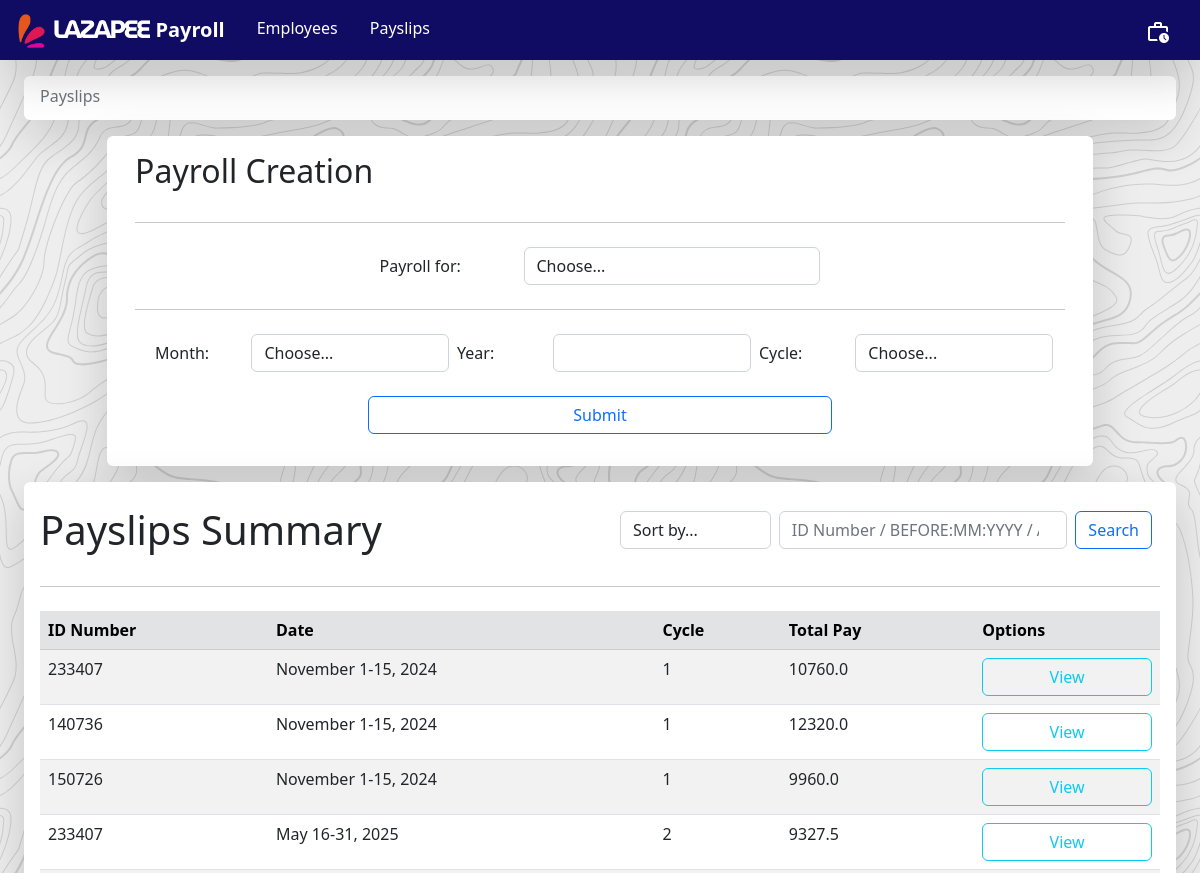
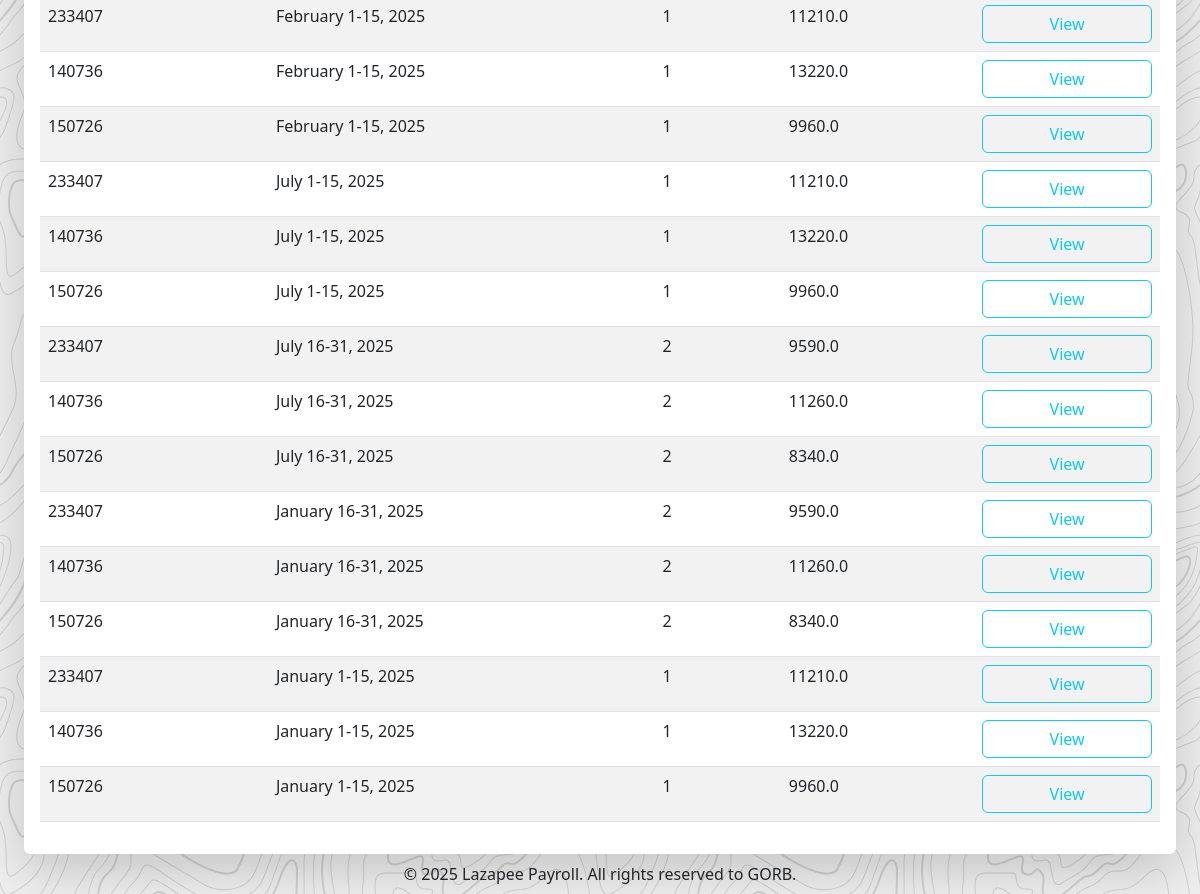
Screenshot of /payslips with the database file from the repository (2 pictures, top to bottom).
### payroll_app/models.py (models this page shows, shortened)
class Payslip(models.Model):
    id_number = models.ForeignKey(Employee, on_delete=models.CASCADE)
    employee_name = models.CharField(max_length = 300) ##ADDITIONAL FIELD (Why? So the name of employee at the time of generation is hard-coded in each payslip.)
    month = models.CharField(max_length = 300)
    month_integer_reference = models.IntegerField() ##ADDITIONAL FIELD (Why? So we are able to sort the payslips in manner of time. E.g. Jan = 1, Feb = 2, ...)
    date_range = models.CharField(max_length = 300)
    year = models.CharField(max_length = 300)
    pay_cycle = models.IntegerField()
    rate = models.FloatField()
    earnings_allowance = models.FloatField()
    deductions_tax = models.FloatField()
    deductions_health = models.FloatField()
    pag_ibig = models.FloatField()
    sss = models.FloatField()
    overtime = models.FloatField()
    total_pay = models.FloatField()
    def getIDNumber(self):
        return self.id_number.getID()
    def getMonth(self):
        return self.month
    def getDate_range(self):
        return self.date_range
    def getYear(self):
        return self.year
    def getPay_cycle(self):
        return self.pay_cycle
    def getTotal_pay(self):
        return self.total_pay

class Employee(models.Model):
    name = models.CharField(max_length = 300)
    id_number = models.CharField(max_length = 300, unique = True)
    rate = models.FloatField()
    overtime_pay = models.FloatField(null=True)
    allowance = models.FloatField(null=True)
    def getName(self):
        return self.name
    def getID(self):
        return self.id_number

### payroll_app/views.py (the view)
# urls.py: path('payslips', views.payslips_page,  name='payslips'),
def payslips_page(request):
    global history
    months = ['January', 'February', 'March', 'April', 'May', 'June', 'July', 'August', 'September', 'October', 'November', 'December']
    payslips = Payslip.objects.all().order_by('-pk')
    employees = Employee.objects.all()
    if (request.method=="POST"):
        button = request.POST.get("button")
        sorting = request.POST.get("sort")
        if button == "search":
            creds = request.POST.get("Search")
            if ":" in creds:
                creds = creds.upper().split(":")
                if "BEFORE" in creds:
                    if len(creds) > 1:
                        if len(creds[1]) == 2 and creds[1].isdigit():
                            if len(creds[2]) == 4 and creds[2].isdigit():
                                payslips = Payslip.objects.filter(month_integer_reference__lte=int(creds[1]), year__lte=int(creds[2])).order_by('-year', 'month_integer_reference', 'pay_cycle')
                            else:
                                payslips = Payslip.objects.filter(month_integer_reference__lte=int(creds[1])).order_by('-year', 'month_integer_reference', 'pay_cycle')
                        elif len(creds[1]) == 4 and creds[1].isdigit():
                            payslips = Payslip.objects.filter(year__lte=int(creds[1]))
                elif "AFTER" in creds:
                    if len(creds) > 1:
                        if len(creds[1]) == 2 and creds[1].isdigit():
                            if len(creds[2]) == 4 and creds[2].isdigit():
                                payslips = Payslip.objects.filter(month_integer_reference__gte=int(creds[1]), year__gte=int(creds[2])).order_by('-year', 'month_integer_reference', 'pay_cycle')
                            else:
                                payslips = Payslip.objects.filter(month_integer_reference__gte=int(creds[1])).order_by('-year', 'month_integer_reference', 'pay_cycle')
                        elif len(creds[1]) == 4 and creds[1].isdigit():
                            payslips = Payslip.objects.filter(year__gte=int(creds[1]))
                elif "BETWEEN" in creds:
                    if len(creds) == 5:
                        if creds[1].isdigit() and creds[2].isdigit() and creds[3].isdigit() and creds[4].isdigit():
                            if len(creds[1]) == 2 and len(creds[3]) == 2:
                                if len(creds[2]) == 4 and len(creds[4]) == 4:
                                    payslips = Payslip.objects.filter(month_integer_reference__range=(int(creds[1]), int(creds[3])), year__range=(int(creds[2]), int(creds[4]))).order_by('-year', 'month_integer_reference', 'pay_cycle')
                    elif len(creds) == 3:
                        if len(creds[1]) == 4 and len(creds[2]) == 4 and creds[1].isdigit() and creds[2].isdigit():
                            payslips = Payslip.objects.filter(year__range=(int(creds[1]), int(creds[2])))
            else:
                employee = Employee.objects.filter(id_number=creds)
                if employee:
                    payslips = Payslip.objects.filter(id_number=employee[0])
            if sorting == "new":
                payslips = payslips.order_by('-year', '-month_integer_reference', '-pay_cycle')
            elif sorting == "old":
                payslips = payslips.order_by('year', 'month_integer_reference', 'pay_cycle')
            elif sorting == "recent":
                payslips = payslips.order_by('-pk')
            return render(request, 'payroll_app/payslips_page.html', {'payslips':payslips, 'employees':employees, 'months':months, 'history':history})
        elif button == "create":
            months_as_integers = {'January':1, 'February':2, 'March':3, 'April':4, 'May':5, 'June':6, 'July':7, 'August':8, 'September':9, 'October':10, 'November':11, 'December':12}
            id_number = request.POST.get("employee")
            month = request.POST.get("month")
            year = int(request.POST.get("year"))
            cycle = int(request.POST.get("cycle"))
            month_integer_reference = months_as_integers[month]
            if id_number == "all":
                employee_list = Employee.objects.all()
            else:
                employee_list = [Employee.objects.get(id_number=id_number)]
            for e in employee_list:
                employee = e
                if Payslip.objects.filter(id_number=employee, month=month, year=year, pay_cycle=cycle).exists() and len(employee_list) == 1:
                    return render(request, 'payroll_app/payslips_page.html', {'payslips':payslips, 'employees':employees, 'months':months, 'message':'Payslip already exists!', 'history':history})
                elif Payslip.objects.filter(id_number=employee, month=month, year=year, pay_cycle=cycle).exists() and len(employee_list) > 1:
                    pass
                else:
                    rate = employee.getRate()
                    overtime = employee.getOvertime()
                    allowance = employee.getAllowance()
                    if cycle == 2:
                        date_range = '16-31' if month in ['January', 'March', 'May', 'July','August', 'October', 'December'] else '16-29' if (month == 'February' and (year%4==0 and (year%400==0 or year%100!=0))) else '16-28' if month=='February' else '16-30'
                        philhealth = employee.getRate() * 0.04
                        sss = employee.getRate() * 0.045
                        deductions_tax = ((rate/2) + allowance + overtime - philhealth - sss) * 0.2
                        total_pay = ((rate/2) + allowance + overtime - philhealth - sss) - deductions_tax
                        Payslip.objects.create(id_number=employee, employee_name = employee.getName(), month=month, date_range=date_range, year=year, pay_cycle=cycle, rate=rate, earnings_allowance=allowance, deductions_tax=deductions_tax, deductions_health=philhealth, pag_ibig=0, sss=sss, overtime=overtime, total_pay=total_pay, month_integer_reference=month_integer_reference)
                    elif cycle == 1:
                        date_range = '1-15'
                        pag_ibig = 100
                        deductions_tax = ((rate/2) + allowance + overtime - pag_ibig) * 0.2
                        total_pay = ((rate/2) + allowance + overtime - pag_ibig) - deductions_tax
                        Payslip.objects.create(id_number=employee, employee_name = employee.getName(), month=month, date_range=date_range, year=year, pay_cycle=cycle, rate=rate, earnings_allowance=allowance, deductions_tax=deductions_tax, deductions_health=0, pag_ibig=pag_ibig, sss=0, overtime=overtime, total_pay=total_pay, month_integer_reference=month_integer_reference)
                    history.append("Created payslip for {} for {} {}, {}, Cycle {}".format(employee.getName(), month, date_range, year, cycle))
                    if len(history) > 5:
                        history.pop(0)
                    Employee.objects.filter(id_number=employee.getID()).update(overtime_pay=0)
            employees = Employee.objects.all()
            return render(request, 'payroll_app/payslips_page.html', {'payslips':payslips, 'employees':employees, 'months':months, 'message':'Payslip successfully created!', 'history':history})
    else:
        return render(request, 'payroll_app/payslips_page.html', {'payslips':payslips, 'employees':employees, 'months':months, 'history':history})

### payroll_app/templates/payroll_app/payslips_page.html (shortened to what this page needs)
{% extends 'payroll_app/base.html' %}
{% load static %}
    {% block directory %}
        <ol class="breadcrumb mb-1">
            <li class="breadcrumb-item">
                <a href="{% url 'payslips' %}" class="text-secondary text-decoration-none">Payslips</a>
            </li>
        </ol>
    {% endblock %}
    {% block create %}
    <div class="container-fluid d-flex justify-content-center w-100 div-animation">
        <div class="navbar mt-3 mx-4 p-3 shadow-lg rounded w-70" style="background-color: white">
            <div class="container-fluid">
                <h2>Payroll Creation</h2>
            </div>
            <div class="container-fluid justify-content-center">
                <form class="form w-100" method="POST"> {% csrf_token %}
                    <hr class="my-4">
                    <div class="form-group">
                        <div class="container-fluid d-flex align-items-center w-50">
                            <label class="w-50">Payroll for:</label>
                            <select class="form-control w-100" name="employee" required>
                                <option value="" disabled selected hidden>Choose...</option>
                            </select>
                        </div>
                        <hr class="my-4">
                        <div class="container-fluid d-flex align-items-center">
                            <label class="w-50 mx-2">Month:</label>
                            <select class="form-control w-100" name="month" required>
                                <option value="" disabled selected hidden>Choose...</option>
                            </select>
                            <label class="w-50 mx-2">Year:</label>
                            <input class="form-control" type="text" name="year" required>
                            <label class="w-50 mx-2">Cycle:</label>
                            <select class="form-control w-100" name="cycle" required>
                                <option value="" disabled selected hidden>Choose...</option>
                            </select>
                        </div>
                        <div class="d-flex mt-4 w-100 justify-content-center">
                            <button class="btn btn-outline-primary w-50" type="submit" name="button" value="create">Submit</button>
                        </div>
                    </div>
                </form>
            </div>
        </div>
    </div>
    {% endblock %}
    {% block content %}
        <div class="navbar mt-3 mx-4 p-3 shadow-lg rounded div-animation" style="background-color: white">
            <div class="w-100">
                <div class="row align-items-center">
                    <div class="col">
                        <h1 class="mt-2">Payslips Summary</h1>
                    </div>
                    <div class="col">
                        <form class="form-inline my-2 d-flex" method="POST"> {% csrf_token %}
                            <select class="form-control w-50 mx-2" name="sort">
                                <option value="" disabled selected hidden>Sort by...</option>
                            </select>
                            <input class="form-control" type="search" placeholder="ID Number / BEFORE:MM:YYYY / AFTER:MM:YYYY / BETWEEN:MM:YYYY:MM:YYYY" name="Search">
                            <button class="btn btn-outline-primary mx-2" type="submit" name="button" value="search">Search</button>
                        </form>
                    </div>
                </div>
                <hr class="my-4">
            </div>
            <table class="table table-hover table-striped">
                <thead class="table-secondary">
                    <th scope="col"> ID Number </th>
                    <th scope="col"> Date </th>
                    <th scope="col"> Cycle </th>
                    <th scope="col"> Total Pay </th>
                    <th scope="col"> Options </th>
                </thead>
                <tbody>
                    {% for p in payslips %}
                        <tr>
                            <td> {{ p.getIDNumber }} </td>
                            <td> {{ p.getMonth }} {{ p.getDate_range }}, {{ p.getYear }} </td>
                            <td> {{ p.getPay_cycle }} </td>
                            <td> {{ p.getTotal_pay }} </td>
                            <td>
                                <a href="{% url 'view_payslip' pk=p.pk %}" class="btn btn-outline-info px-3 mr-3 w-100">View</a>
                            </td>
                        </tr>
                    {% endfor %}
                </tbody>
            </table>
        </div>
    {% endblock %}

### payroll_app/templates/payroll_app/base.html (style rules this page uses)
.div-animation { animation: fade 0.4s ease-out; }

### rows the page displays
Payslip: getIDNumber "233407", getMonth "November", getDate_range "1-15", getYear "2024", getPay_cycle "1", getTotal_pay "10760.0"
Payslip: getIDNumber "140736", getMonth "November", getDate_range "1-15", getYear "2024", getPay_cycle "1", getTotal_pay "12320.0"
Payslip: getIDNumber "150726", getMonth "November", getDate_range "1-15", getYear "2024", getPay_cycle "1", getTotal_pay "9960.0"
Payslip: getIDNumber "233407", getMonth "May", getDate_range "16-31", getYear "2025", getPay_cycle "2", getTotal_pay "9327.5"
Payslip: getIDNumber "233407", getMonth "February", getDate_range "1-15", getYear "2025", getPay_cycle "1", getTotal_pay "11210.0"
Payslip: getIDNumber "140736", getMonth "February", getDate_range "1-15", getYear "2025", getPay_cycle "1", getTotal_pay "13220.0"
Payslip: getIDNumber "150726", getMonth "February", getDate_range "1-15", getYear "2025", getPay_cycle "1", getTotal_pay "9960.0"
Payslip: getIDNumber "233407", getMonth "July", getDate_range "1-15", getYear "2025", getPay_cycle "1", getTotal_pay "11210.0"
Payslip: getIDNumber "140736", getMonth "July", getDate_range "1-15", getYear "2025", getPay_cycle "1", getTotal_pay "13220.0"
Payslip: getIDNumber "150726", getMonth "July", getDate_range "1-15", getYear "2025", getPay_cycle "1", getTotal_pay "9960.0"
Payslip: getIDNumber "233407", getMonth "July", getDate_range "16-31", getYear "2025", getPay_cycle "2", getTotal_pay "9590.0"
Payslip: getIDNumber "140736", getMonth "July", getDate_range "16-31", getYear "2025", getPay_cycle "2", getTotal_pay "11260.0"
Payslip: getIDNumber "150726", getMonth "July", getDate_range "16-31", getYear "2025", getPay_cycle "2", getTotal_pay "8340.0"
Payslip: getIDNumber "233407", getMonth "January", getDate_range "16-31", getYear "2025", getPay_cycle "2", getTotal_pay "9590.0"
Payslip: getIDNumber "140736", getMonth "January", getDate_range "16-31", getYear "2025", getPay_cycle "2", getTotal_pay "11260.0"
Payslip: getIDNumber "150726", getMonth "January", getDate_range "16-31", getYear "2025", getPay_cycle "2", getTotal_pay "8340.0"
Payslip: getIDNumber "233407", getMonth "January", getDate_range "1-15", getYear "2025", getPay_cycle "1", getTotal_pay "11210.0"
Payslip: getIDNumber "140736", getMonth "January", getDate_range "1-15", getYear "2025", getPay_cycle "1", getTotal_pay "13220.0"
Payslip: getIDNumber "150726", getMonth "January", getDate_range "1-15", getYear "2025", getPay_cycle "1", getTotal_pay "9960.0"
